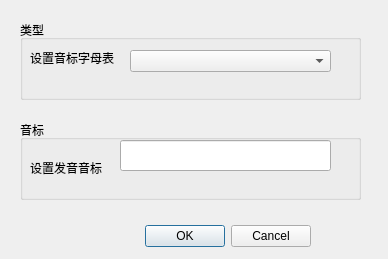
<?xml version="1.0" encoding="UTF-8"?>
<ui version="4.0">
 <class>set_phoneme_dialog</class>
 <widget class="QDialog" name="set_phoneme_dialog">
  <property name="geometry">
   <rect>
    <x>0</x>
    <y>0</y>
    <width>388</width>
    <height>259</height>
   </rect>
  </property>
  <property name="windowTitle">
   <string>设置音标(拼音)</string>
  </property>
  <property name="windowIcon">
   <iconset>
    <normaloff>editor.png</normaloff>editor.png</iconset>
  </property>
  <widget class="QDialogButtonBox" name="buttonBox">
   <property name="geometry">
    <rect>
     <x>140</x>
     <y>220</y>
     <width>171</width>
     <height>32</height>
    </rect>
   </property>
   <property name="orientation">
    <enum>Qt::Horizontal</enum>
   </property>
   <property name="standardButtons">
    <set>QDialogButtonBox::Cancel|QDialogButtonBox::Ok</set>
   </property>
  </widget>
  <widget class="QGroupBox" name="groupBox">
   <property name="enabled">
    <bool>true</bool>
   </property>
   <property name="geometry">
    <rect>
     <x>20</x>
     <y>20</y>
     <width>341</width>
     <height>80</height>
    </rect>
   </property>
   <property name="title">
    <string>类型</string>
   </property>
   <widget class="QComboBox" name="set_phoneme_type">
    <property name="geometry">
     <rect>
      <x>110</x>
      <y>30</y>
      <width>201</width>
      <height>22</height>
     </rect>
    </property>
   </widget>
   <widget class="QLabel" name="label">
    <property name="geometry">
     <rect>
      <x>10</x>
      <y>30</y>
      <width>91</width>
      <height>16</height>
     </rect>
    </property>
    <property name="text">
     <string>设置音标字母表</string>
    </property>
   </widget>
  </widget>
  <widget class="QGroupBox" name="groupBox_2">
   <property name="geometry">
    <rect>
     <x>20</x>
     <y>120</y>
     <width>341</width>
     <height>80</height>
    </rect>
   </property>
   <property name="title">
    <string>音标</string>
   </property>
   <widget class="QLabel" name="label_2">
    <property name="geometry">
     <rect>
      <x>10</x>
      <y>40</y>
      <width>91</width>
      <height>16</height>
     </rect>
    </property>
    <property name="text">
     <string>设置发音音标</string>
    </property>
   </widget>
   <widget class="QLineEdit" name="set_phoneme_ph">
    <property name="geometry">
     <rect>
      <x>100</x>
      <y>20</y>
      <width>211</width>
      <height>31</height>
     </rect>
    </property>
   </widget>
  </widget>
 </widget>
 <resources/>
 <connections>
  <connection>
   <sender>buttonBox</sender>
   <signal>accepted()</signal>
   <receiver>set_phoneme_dialog</receiver>
   <slot>accept()</slot>
   <hints>
    <hint type="sourcelabel">
     <x>248</x>
     <y>254</y>
    </hint>
    <hint type="destinationlabel">
     <x>157</x>
     <y>274</y>
    </hint>
   </hints>
  </connection>
  <connection>
   <sender>buttonBox</sender>
   <signal>rejected()</signal>
   <receiver>set_phoneme_dialog</receiver>
   <slot>reject()</slot>
   <hints>
    <hint type="sourcelabel">
     <x>316</x>
     <y>260</y>
    </hint>
    <hint type="destinationlabel">
     <x>286</x>
     <y>274</y>
    </hint>
   </hints>
  </connection>
 </connections>
</ui>
